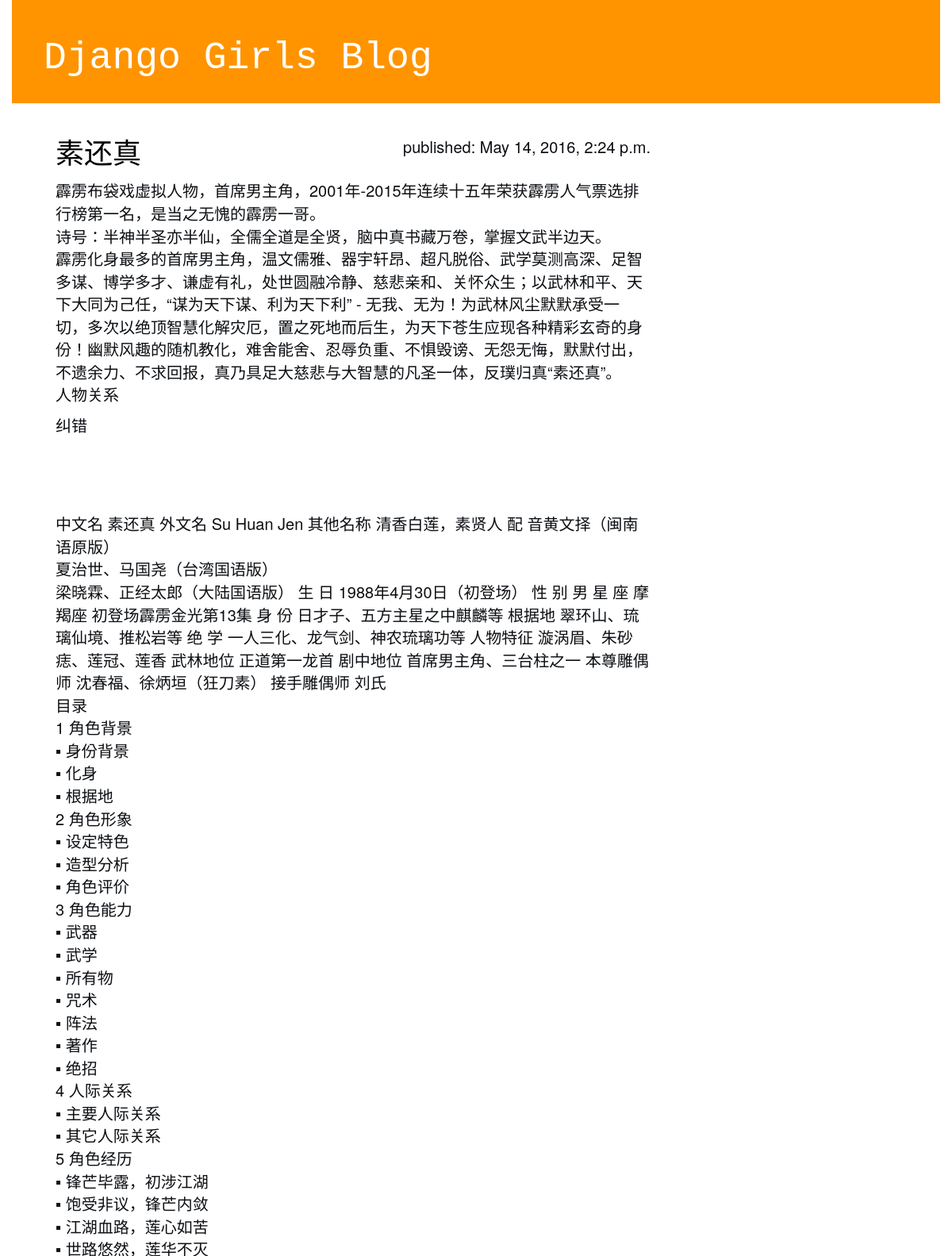
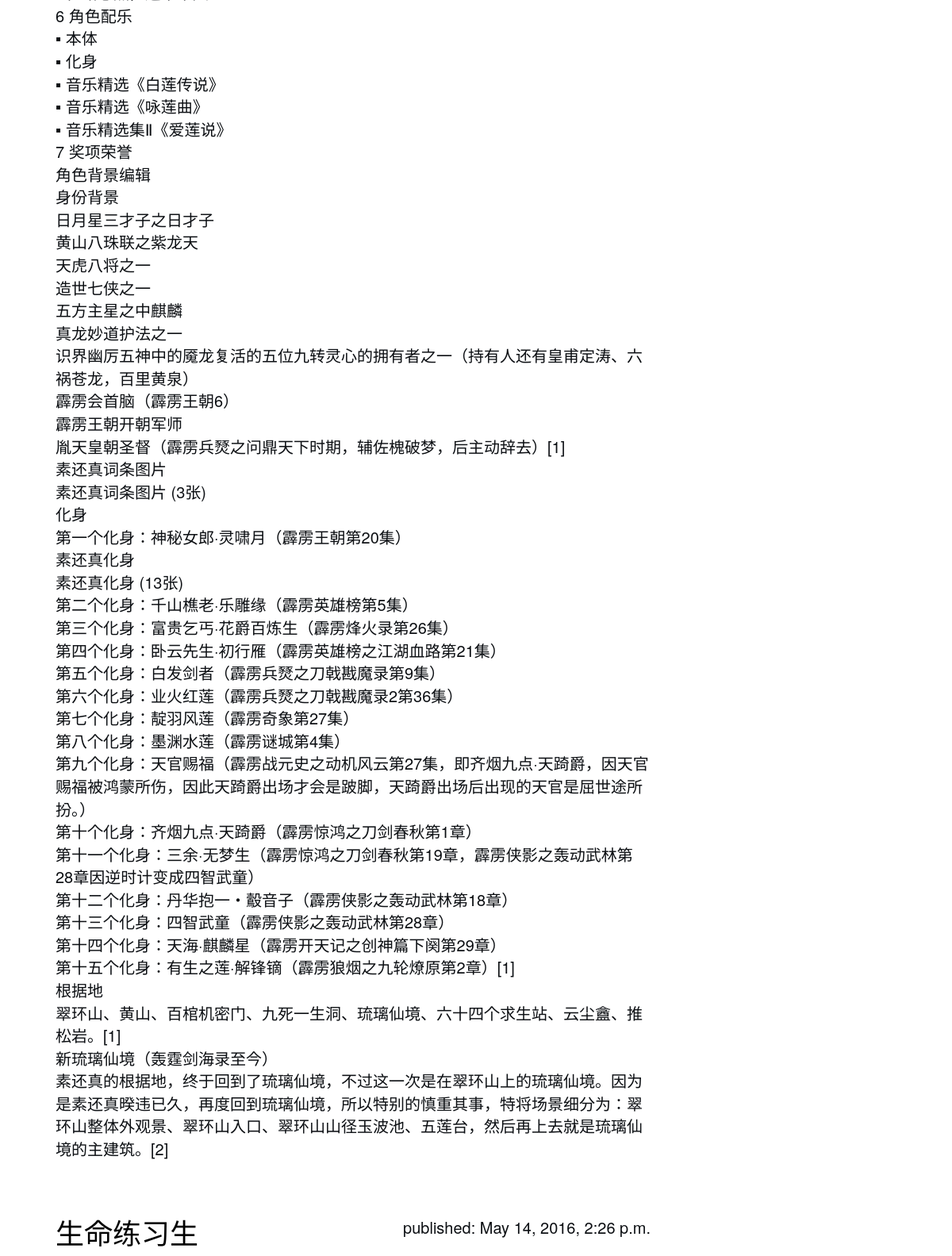
The page / (upper part) on the database its author committed (2 pictures, top to bottom).
### blog/models.py (models this page shows, shortened)
class Post(models.Model):
    author = models.ForeignKey('auth.User')
    title = models.CharField(max_length=200)
    text = models.TextField()
    created_date = models.DateTimeField(default=timezone.now)
    published_date = models.DateTimeField(blank=True, null=True) # blank表示网页中的表单可以为空, null表示数据库中的该字段可以为空

### blog/views.py (the view)
# urls.py: url(r'^$', views.post_list, name='post_list'),
def post_list(request):
    posts = Post.objects.filter(published_date__lte=timezone.now()).order_by('published_date')
    return render(request, 'blog/post_list.html', {'posts': posts})

### blog/templates/blog/post_list.html
{% extends 'blog/base.html' %}
{% block content %}
{% for post in posts %}
    <div class="post">
        <div class="date">
            <p>published: {{ post.published_date }}</p>
        </div>
        <h1><a href="{% url 'post_detail' pk=post.pk %}">{{ post.title }}</a> </h1>
        <p>{{ post.text|linebreaks }}</p>
    </div>
{% endfor %}
{% endblock %}

### blog/static/css/blog.css (style rules this page uses)
h1 a { color: #3efc6c; font-family: "Bitstream Vera Sans Mono", Monaco, "Courier New", Courier, monospace; }
body { padding-left: 15px; padding-right: 15px; }
.date { float: right; color: #332682; }
.post { margin-bottom: 70px; }
.post h1 a, .post h1 a:visited { color: #000000; }
p { font-size: 20px; color: rgba(2, 5, 9, 0.96); }

### rows shown on the page
Post: published_date "May 14, 2016, 2:24 p.m.", title "素还真", text "霹雳布袋戏虚拟人物，首席男主角，2001年-2015年连续十五年荣获霹雳人气票选排行榜第一名，是当之无愧的霹雳一哥。 诗号：半神半圣亦半仙，全儒全道是全贤，脑中真书藏万卷，掌握文武半边天。 霹雳化身最多的首席男主角，温文儒雅、器宇轩昂、超凡脱俗、武学莫测高深、足智多谋、博学多才、谦虚有礼，处世圆融冷静、慈悲亲和、关怀众生；以武林和平、天下大同为己任，“谋为天下谋、利为天下利” - 无我、无为！为武林风尘默默承受一切，多次以绝顶智慧化解灾厄，置之死地而后生，为天下苍生应现各种精彩玄奇的身份！幽默风趣的随机教化，难舍能舍、忍辱负重、不惧毁谤、无怨无悔，默默付出，不遗余力、不求回报，真乃具足大慈悲与大智慧的凡圣一体，反璞归真“素还真”。 人物关系 纠错 中文名 素还真 外文名 Su Huan Jen 其他名称 清香白莲，素贤人 配 音黄文择（闽南语原版） 夏治世、马国尧（台湾国语版） 梁晓霖、正经太郎（大陆国语版） 生 日 1988年4月30日（初登场） 性 别 男 星 座 摩羯座 初登场霹雳金光第13集 身 份 日才子、五方主星之中麒麟等 根据地 翠环山、琉璃仙境、推松岩等 绝 学 一人三化、龙气剑、神农琉璃功等 人物特征 漩涡眉、朱砂痣、莲冠、莲香 武林地位 正道第一龙首 剧中地位 首席男主角、三台柱之一 本尊雕偶师 沈春福、徐炳垣（狂刀素） 接手雕偶师 刘氏 目录 1 角色背景 ▪ 身份背景 ▪ 化身 ▪ 根据地 2 角色形象 ▪ 设定特色 ▪ 造型分析 ▪ 角色评价 3 角色能力 ▪ 武器 ▪ 武学 ▪ 所有物 ▪ 咒术 ▪ 阵法 ▪ 著作 ▪ 绝招 4 人际关系 ▪…"
Post: published_date "May 14, 2016, 2:26 p.m.", title "生命练习生"
